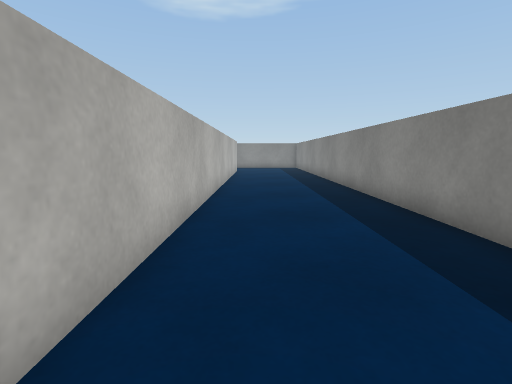
view 1 (above)

24 first-person views from a walk through a scene from a Unity 3-D project. The camera is 0.62 m above the floor, tilts 8° down and sees 85° across. The floor is counted in squares, 0.5 m on a side. Each view is taken from the middle of a square. On the plan, view 1 faces up. The plan holds only what a view shows up to about 13 squares ahead; the rest is blank. The place goes on beyond the plan. The player character is not drawn. Surface patterns are stand-ins for the level's own textures.

view 2
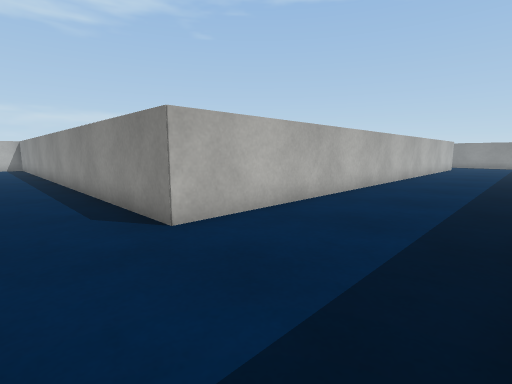

view 3
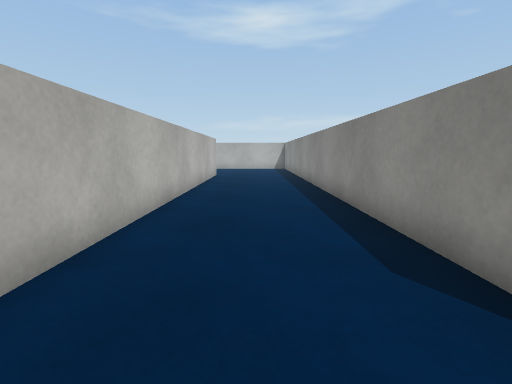

view 4
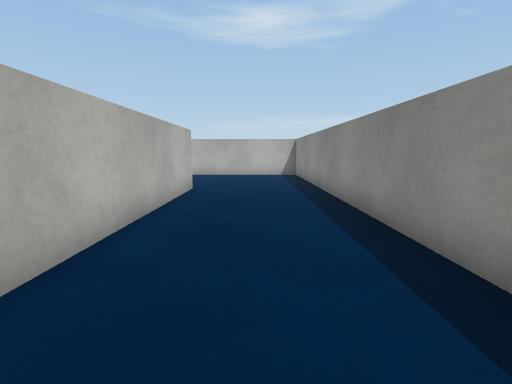

view 5
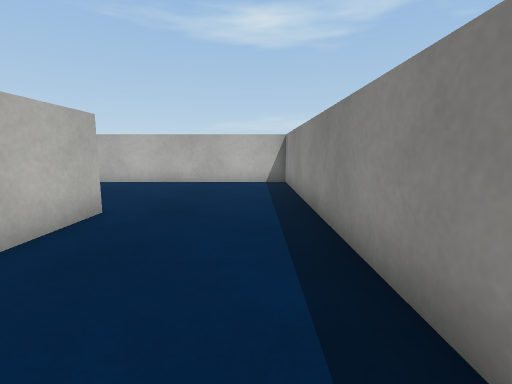

view 6
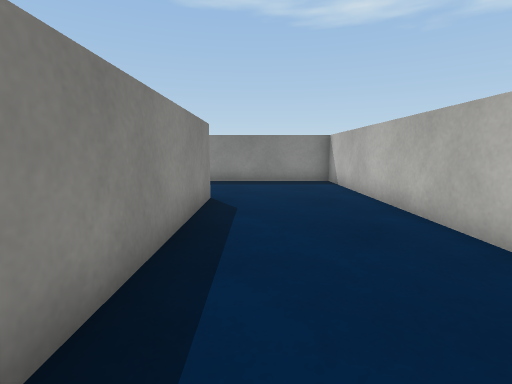

view 7
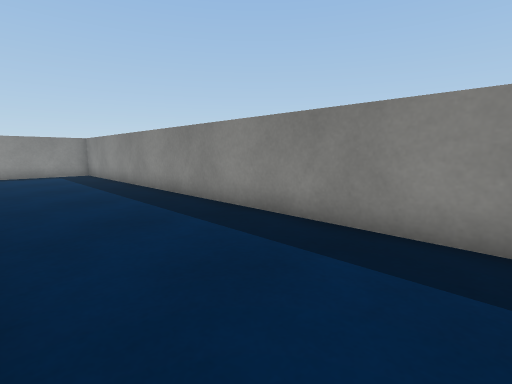

view 8
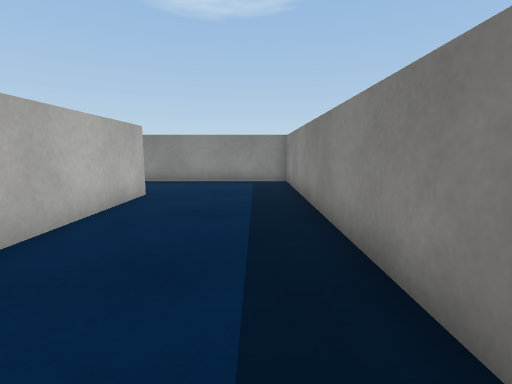

view 9
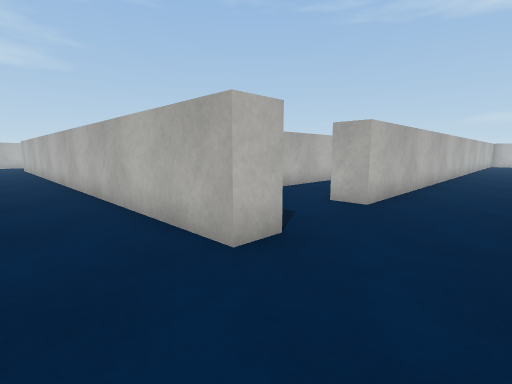

view 10
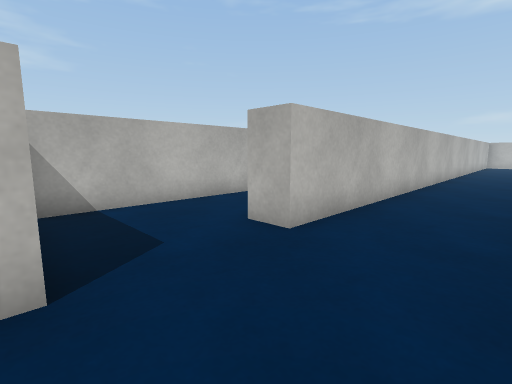

view 11
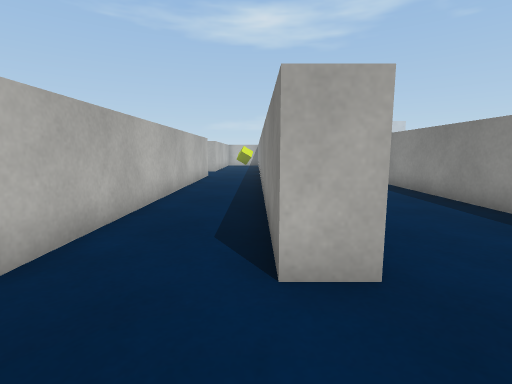

view 12
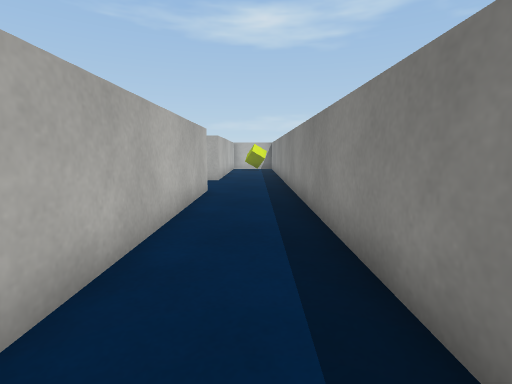

view 13
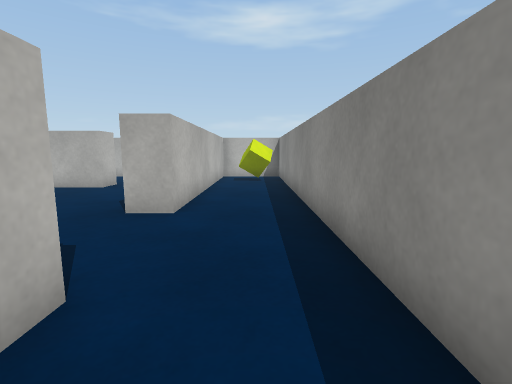

view 14
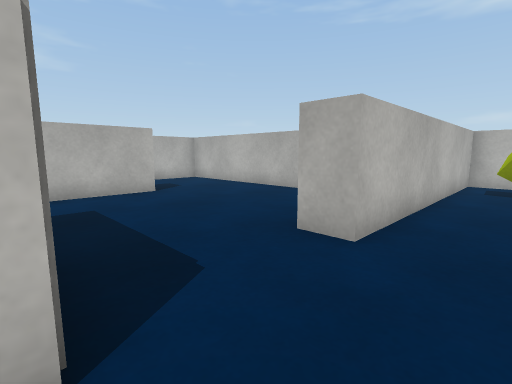

view 15
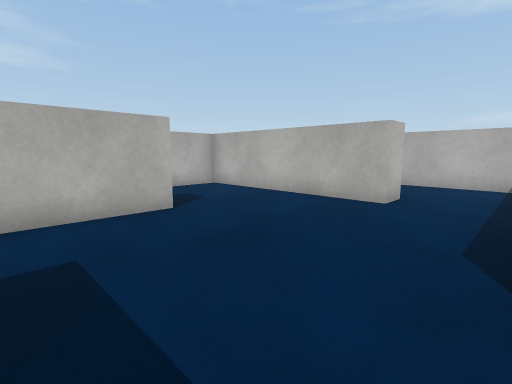

view 16
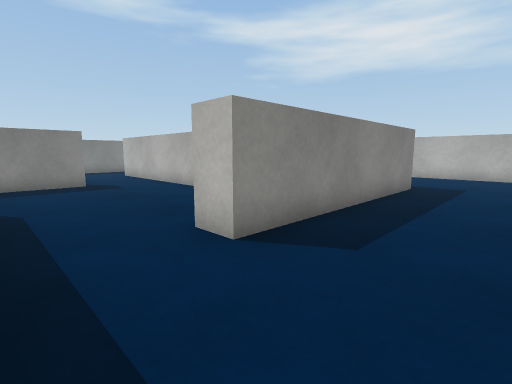

view 17
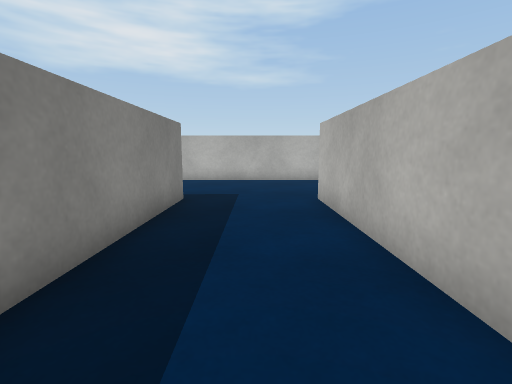

view 18
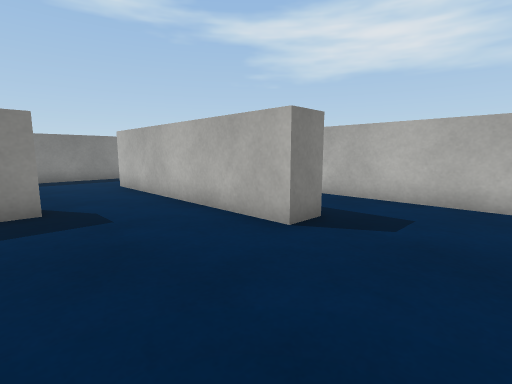

view 19
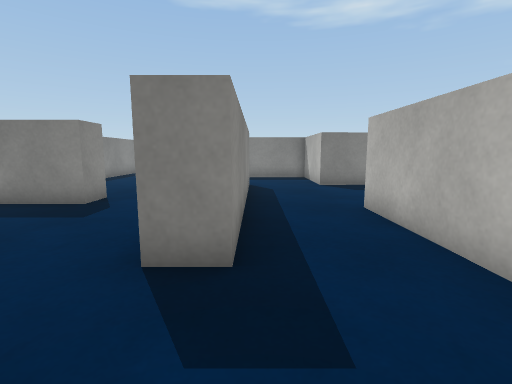

view 20
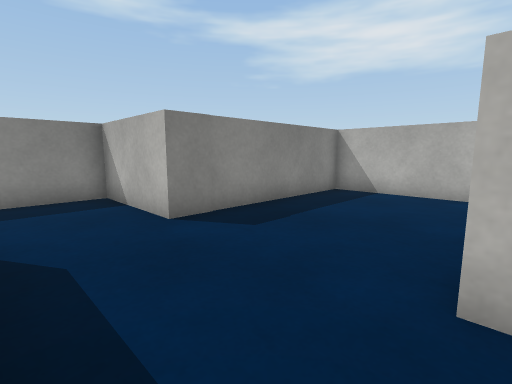

view 21
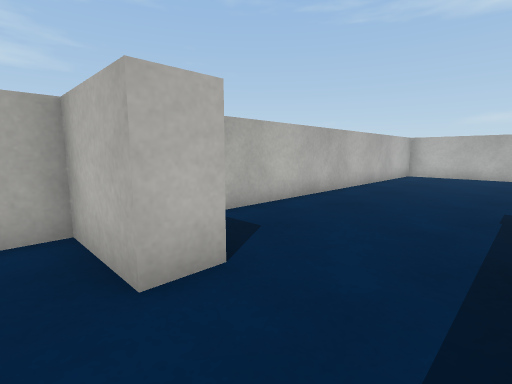

view 22
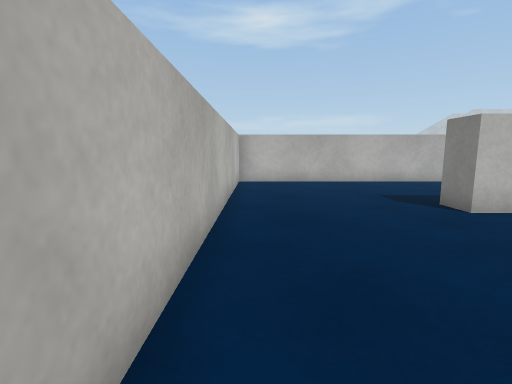

view 23
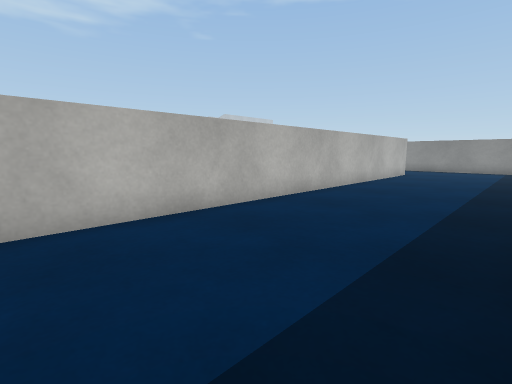

view 24
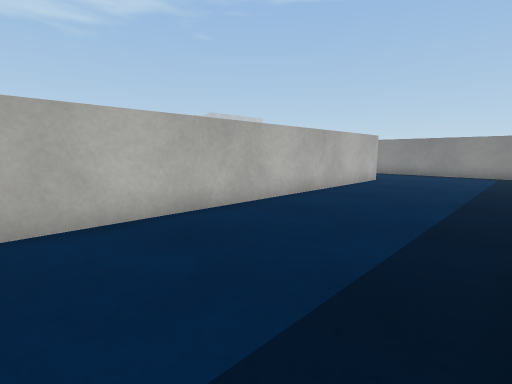

### Floor plan
Points are (right, up) in squares from view 1. A wall is a line through its corners. A room is listed if a view was taken in it or the views show most of it. See-through windows are left out.
Room 1 (views 1, 2, 3, 4, 5, 6, 7, 8, 9, 10, 11, 12, 13, 14)
walls: (3.3, 3.5) (3.3, 23.2) (-2.9, 23.2); (-2.4, 19.2) (-1.3, 19.2) (-1.3, -2.7) (-21.9, -2.7) (-21.9, -9.5); (-8.6, 23.2) (-14.1, 23.2); (-18.2, 15.4) (-2.6, 15.4); (-17.9, 19.2) (-5.6, 19.2) (-5.6, 18.2) (-18.6, 18.2); (-15.8, -7.2) (3.3, -7.2) (3.3, -1.9)
ways out: opening at (-18, 16.5) to room 2
Room 2 (views 15, 16, 17, 18, 19, 20, 21, 22, 23, 24)
walls: (-17.2, 11.2) (-18.3, 11.2) (-18.3, 13.6); (-14.1, 7.3) (-22.1, 7.3) (-22.1, 8.3) (-14, 8.3); (-27, 3.4) (-27, 11.5) (-26, 11.5) (-26, 4.5) (-18.6, 4.5); (-23, 0.6) (-21.9, 0.6) (-21.9, -1.7) (-21.1, -1.7); (-18.6, 18.2) (-28.8, 18.2); (-30.7, 13.6) (-30.7, 3.5) (-31.8, 3.5); (-18, -1.7) (-14.2, -1.7) (-14.2, 4.5) (-10.7, 4.5) (-10.7, 10.3); (-30.7, 16.5) (-30.7, 15.4) (-21.7, 15.4) (-21.7, 14.2); (-32.8, 23.2) (-33.4, 23.2); (-37.1, 19.1) (-37.1, -1.7); (-36.8, -1.7) (-24.8, -1.7)
ways out: opening at (-18, 16.5) to room 1
objects: cube (-29, 17) to (-28, 17)

Where each view was taken, in squares from view 1:
view 1: 0 up, 0 right, facing up
view 2: 5 down, 3 right, facing up-left
view 3: 5 down, 0 right, facing left
view 4: 5 down, 6 left, facing left
view 5: 4 down, 10 left, facing left
view 6: 4 down, 9 left, facing right
view 7: 6 up, 1 left, facing up-right
view 8: 11 up, 2 right, facing up
view 9: 22 up, 1 right, facing down-left
view 10: 22 up, 2 left, facing down-left
view 11: 18 up, 3 left, facing left
view 12: 17 up, 9 left, facing left
view 13: 17 up, 16 left, facing left
view 14: 17 up, 18 left, facing down-left
view 15: 14 up, 19 left, facing down-left
view 16: 14 up, 30 left, facing down-right
view 17: 11 up, 29 left, facing down
view 18: 12 up, 25 left, facing down-right
view 19: 7 up, 25 left, facing right
view 20: 7 up, 19 left, facing down-right
view 21: 3 up, 21 left, facing down-left
view 22: 1 down, 25 left, facing left
view 23: 2 up, 32 left, facing up-left
view 24: 6 up, 32 left, facing up-left
